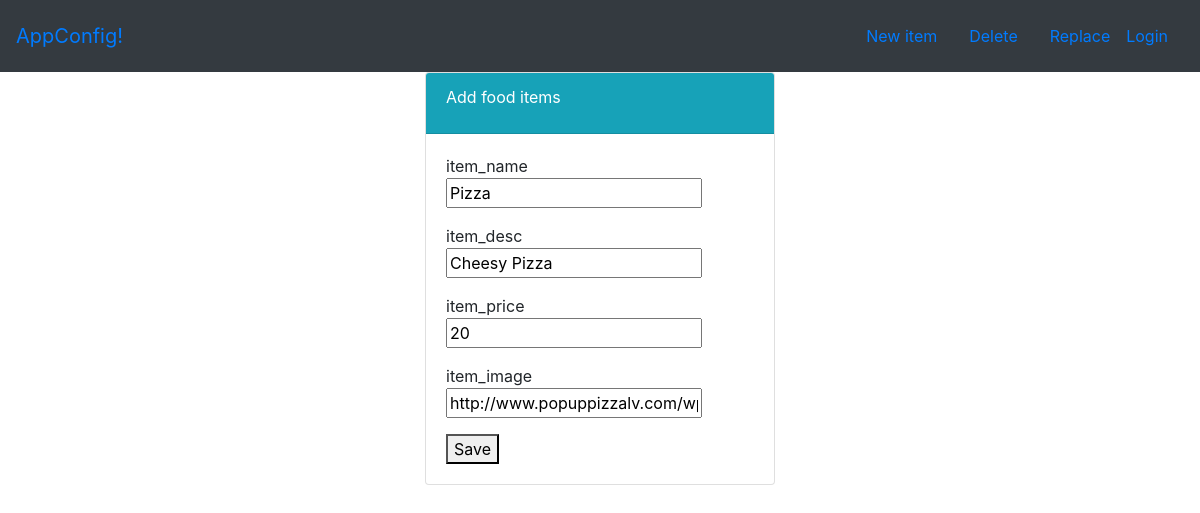
Before: /food/update/1/ with the older database file.
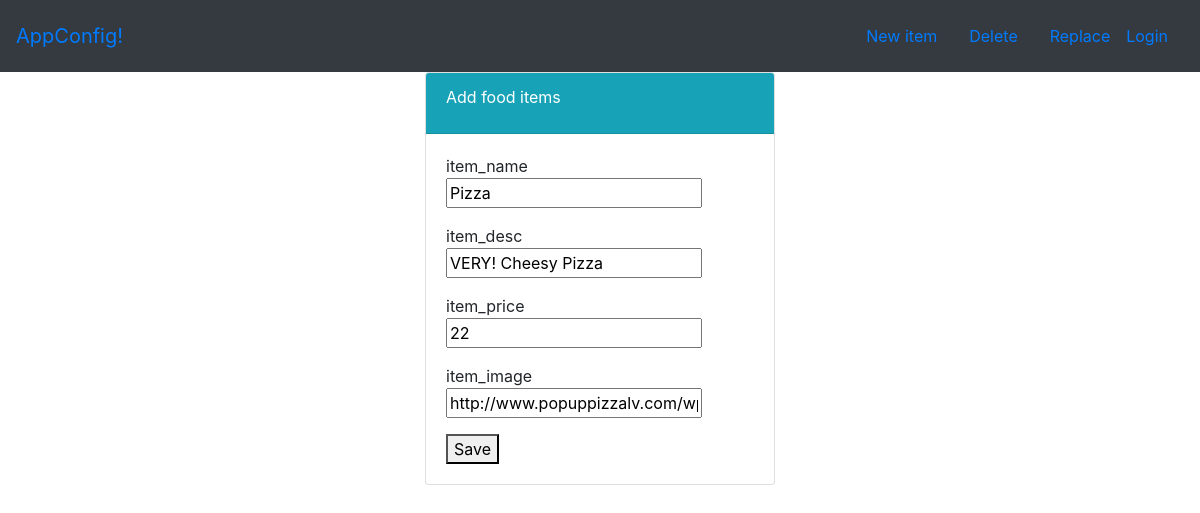
After: the same page with the newer database file.
### food/models.py (models this page shows, shortened)
class Item(models.Model):
    item_name = models.CharField(max_length = 200)
    item_desc = models.CharField(max_length= 200)
    item_price = models.IntegerField()
    item_image = models.CharField(max_length=500, default ="https://i.jamesvillas.co.uk/images/jvh/holiday-destinations/resort/food-placeholder.jpg" )

### food/views.py (the view)
# urls.py: path('update/<int:id>/', views.update_item, name = 'update_item'),
def update_item(request, id):
    item = Item.objects.get(id = id)
    form = ItemForm(request.POST or None, instance = item)
    if (form.is_valid()):
        form.save()
        return redirect('food:index')
    return render(request, 'food/item-form.html', {'form': form, 'item': item} )

### food/forms.py
class ItemForm(ModelForm):
    class Meta:
        model = Item
        fields = ['item_name', 'item_desc', 'item_price', 'item_image']

### food/templates/food/item-form.html (shortened to what this page needs)
{% extends 'food/base.html' %}
{% block body %}
<div class = "container">
    <div class = "row">
        <div class = "col-md-4 offset-md-4">
        <div class = "card">
            <div class="card-header text-white bg-info">
                <div class="card-title">
                    Add food items
                </div>
            </div>
            <div class="card-body">
                <form method = "POST">
                    <form method = "POST">
                    {% for field in form %}
                        <div class = "form-group">
                            {{ field.name }}
                            {{ field }}
                        </div>
                    {% endfor %}
                        <button type= "Submit" >Save</button>
                    </form>
                </form>
            </div>
        </div>
    </div>
    </div>
</div>
{% endblock %}

### food/templates/food/base.html (shortened to what this page needs)
{% load static %}
<!DOCTYPE html>
<html lang="en">
<head>
    <link rel = "stylesheet" href =" {% static 'food/style.css' %} ">
    <link rel="stylesheet" href="https://stackpath.bootstrapcdn.com/bootstrap/4.4.1/css/bootstrap.min.css">
</head>
<body>
        <nav class = "navbar navbark-dark bg-dark">
                <a href ="#" class="navbar-brand">AppConfig!</a>
                <div class="navbar">
                    <a class="nav-item nav-link" href = "add">New item</a>
                    <a class="nav-item nav-link" href = "#">Delete</a>
                    <a class="nav-item nav-link" href = "#">Replace</a>
                    {% if user.is_authenticated %}
                        <a href = "{% url 'logout' %}" >Logout</a>
                        <a href = "{% url 'profile' %}">Profile</a>
                    {% else %}
                        <a href = "{% url 'login' %}">Login</a>
                    {% endif %}
                </div>
            </nav>
    {% block body %}
    {% endblock %}
</body>
</html>

### food/static/food/style.css (style rules this page uses)
body { background-color: yellowgreen; }

Changed rows visible on the page:
changed Item "Pizza": item_desc "Cheesy Pizza" → "VERY! Cheesy Pizza"; item_price "20" → "22"
